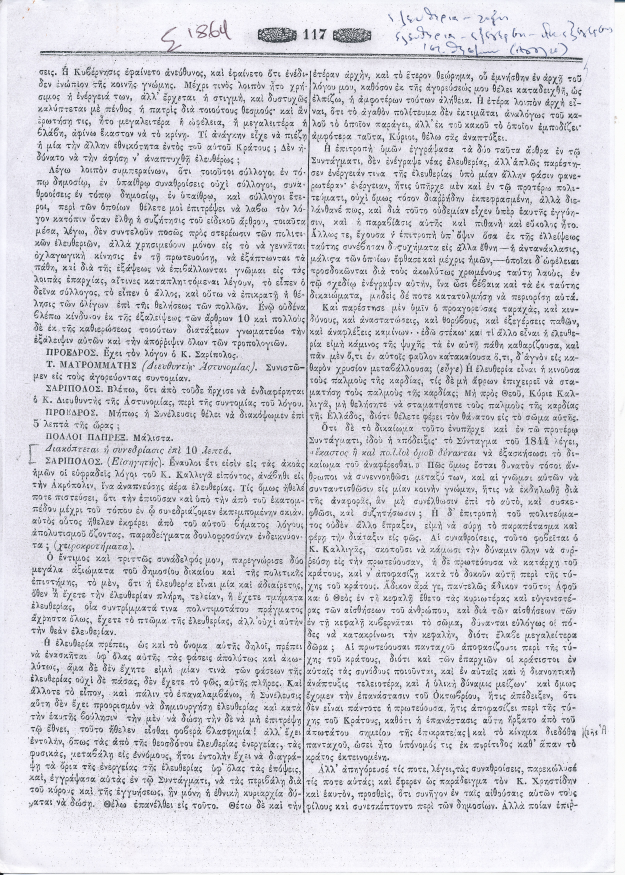
#> input picture GRPOLY_Dataset/GRPOLY-DB-MachinePrinted-B1/saripolos1.jpg, 2500 x 3500 px, found by its file name (shown at 1/4 size)
$ python simpleChar.py
#> lines starting #> are read from the running program, lines starting #| are printed output that depends on the picture
import cv2
import numpy as np
image = cv2.imread('GRPOLY_Dataset\GRPOLY-DB-MachinePrinted-B1\saripolos1.jpg')
#> image is the input picture: shape (3500, 2500, 3); mean B, G, R 220, 212.3, 213
height, width, channels = image.shape
#> height = 3500; width = 2500; channels = 3
print(height, width)
#| 3500 2500
color = (0,0,255)
thickness = 2
points = [(633,1827), (633,1828), (635,1828), (635,1829), (636,1829), (636,1830), (637,1830), (637,1832), (638,1832), (638,1833), (639,1833), (639,1836), (640,1836), (640,1837), (643,1837), (643,1838), (646,1838), (646,1841), (647,1841), (647,1843), (648,1843), (648,1845), (649,1845), (649,1848), (650,1848), (650,1850), (651,1850), (651,1852), (652,1852), (652,1854), (653,1854), (653,1858), (654,1858), (643,1858), (643,1859), (642,1859), (642,1864), (641,1864), (641,1869), (539,1869), (539,1868), (534,1868), (534,1867), (531,1867), (531,1866), (436,1866), (436,1865), (435,1865), (435,1864), (434,1864), (434,1861), (433,1861), (433,1859), (432,1859), (432,1857), (431,1857), (431,1850), (430,1850), (431,1850), (431,1845), (432,1845), (432,1840), (433,1840), (433,1837), (434,1837), (434,1835), (435,1835), (435,1832), (436,1832), (436,1830), (437,1830), (437,1829), (437,1830), (438,1830), (437,1830), (437,1833), (555,1833), (555,1832), (581,1832), (581,1831), (606,1831), (606,1830), (631,1830), (631,1829), (632,1829), (632,1828), (633,1828)]

image = cv2.polylines(image, np.array([points]), True, color, thickness)
new_img = cv2.resize(image, (height//3, width//2))
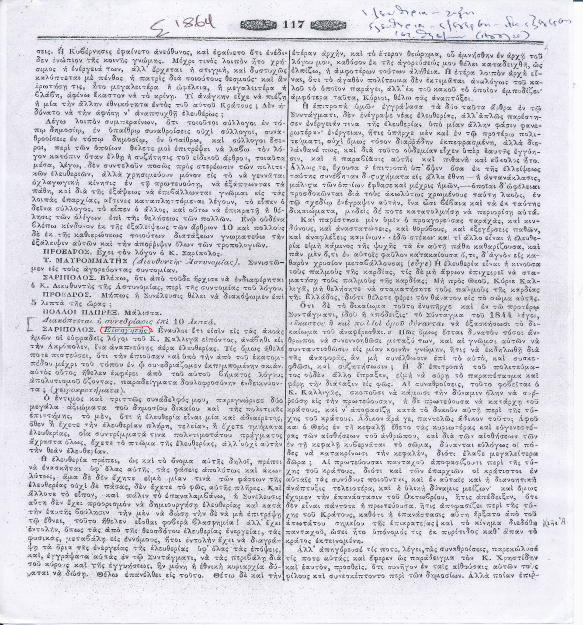
#> new_img: shape (1250, 1166, 3) (shown at 1/2 size); mean B, G, R 219.9, 212.2, 213
cv2.imshow('Polygon', new_img)
cv2.waitKey(0)
cv2.destroyAllWindows()

$ run again, with GRPOLY_Dataset/GRPOLY-DB-MachinePrinted-B1/saripolos2.jpg copied over GRPOLY_Dataset/GRPOLY-DB-MachinePrinted-B1/saripolos1.jpg
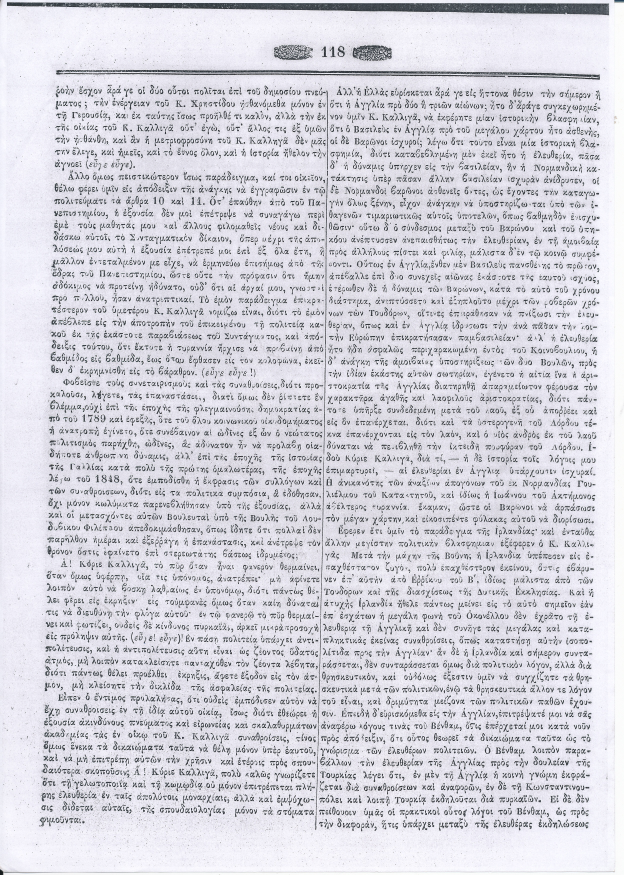
#> input picture GRPOLY_Dataset/GRPOLY-DB-MachinePrinted-B1/saripolos2.jpg, 2496 x 3500 px, found by its file name (shown at 1/4 size)
#> image is the input picture: shape (3500, 2496, 3); mean B, G, R 219.4, 210.8, 211.6
#| 3500 2496
#> `new_img = cv2.resize(image, (height//3, width//2))`:
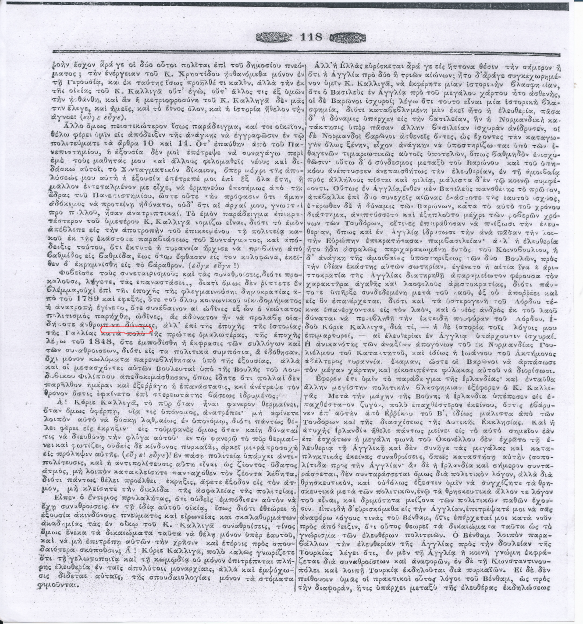
#> new_img: shape (1248, 1166, 3) (shown at 1/2 size); mean B, G, R 219.2, 210.7, 211.4

$ run again, with GRPOLY_Dataset/GRPOLY-DB-MachinePrinted-B1/saripolos3.jpg copied over GRPOLY_Dataset/GRPOLY-DB-MachinePrinted-B1/saripolos1.jpg
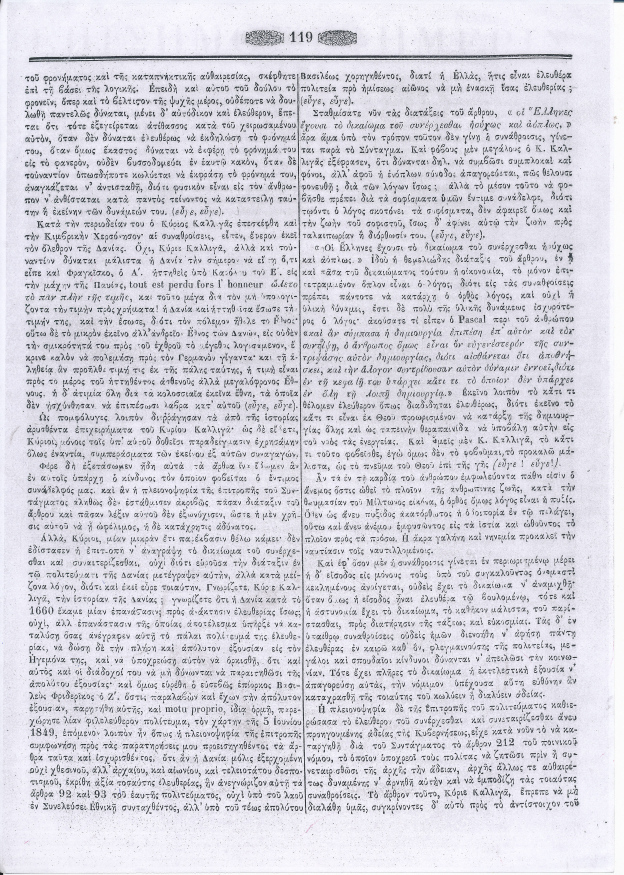
#> input picture GRPOLY_Dataset/GRPOLY-DB-MachinePrinted-B1/saripolos3.jpg, 2496 x 3500 px, found by its file name (shown at 1/4 size)
#> image is the input picture: shape (3500, 2496, 3); mean B, G, R 220.4, 211.7, 212.6
#| 3500 2496
#> `new_img = cv2.resize(image, (height//3, width//2))`:
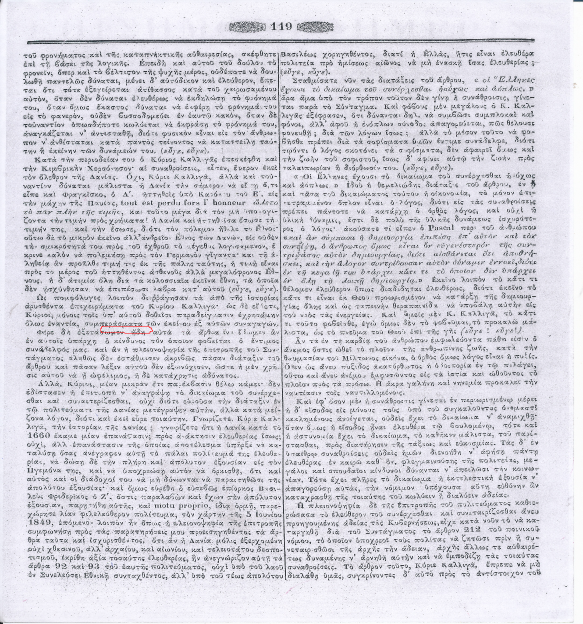
#> new_img: shape (1248, 1166, 3) (shown at 1/2 size); mean B, G, R 220.2, 211.5, 212.4

$ run again, with GRPOLY_Dataset/GRPOLY-DB-MachinePrinted-B1/saripolos4.jpg copied over GRPOLY_Dataset/GRPOLY-DB-MachinePrinted-B1/saripolos1.jpg
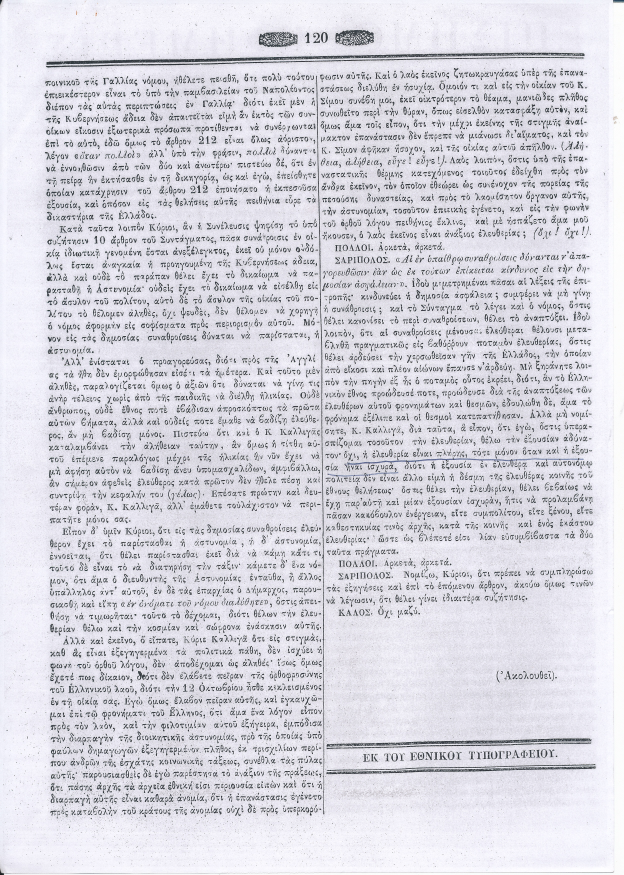
#> input picture GRPOLY_Dataset/GRPOLY-DB-MachinePrinted-B1/saripolos4.jpg, 2496 x 3500 px, found by its file name (shown at 1/4 size)
#> image is the input picture: shape (3500, 2496, 3); mean B, G, R 222.5, 214, 214.8
#| 3500 2496
#> `new_img = cv2.resize(image, (height//3, width//2))`:
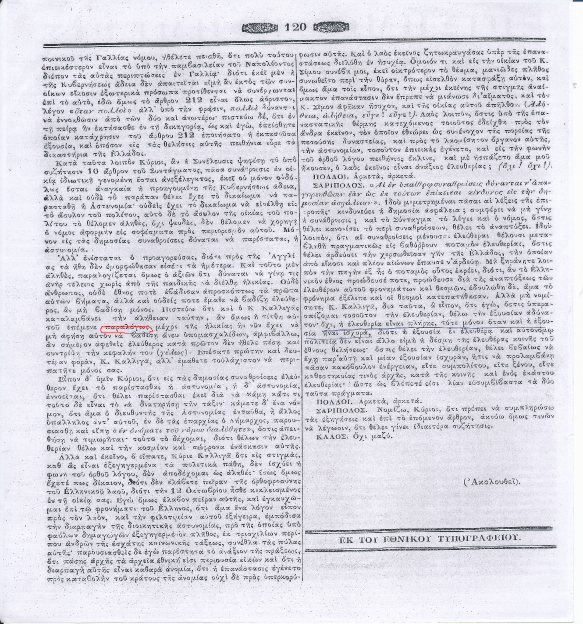
#> new_img: shape (1248, 1166, 3) (shown at 1/2 size); mean B, G, R 222.3, 213.8, 214.6
